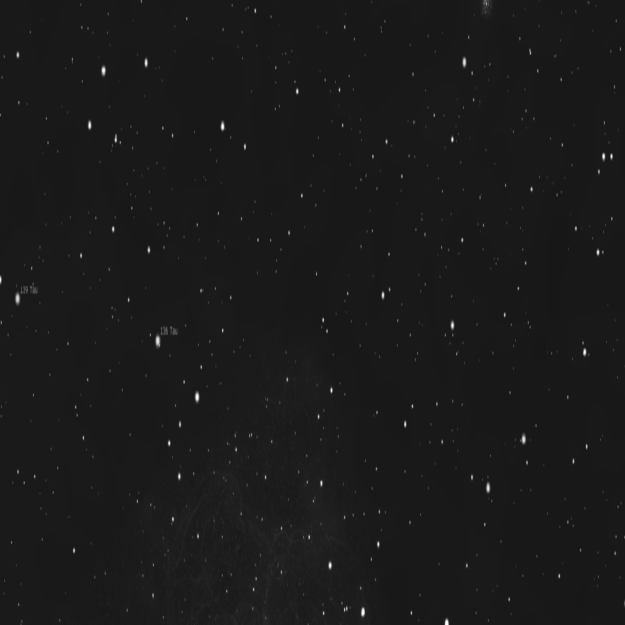
#> input picture Meddled/dataset01238.png, 1250 x 1250 px (shown at 1/2 size); its folder holds 4 pictures in this run
$ python preprocessor.py   (older library calls are emulated)
#> lines starting #> are read from the running program, lines starting #| are printed output that depends on the picture; after the words box and inside, x2 and y2 are one past the last pixel; in counts of white or black regions, pixels touching at a corner belong together; long printed decimals are rounded
#%%
import cv2
import numpy as np
import matplotlib.pyplot as plt
import os
from datetime import datetime
#%%
#PREPROCESSING THE IMAGE
print("Preprocessing Images...")
startpre = datetime.now()
for x in os.listdir("Meddled"):
	print("Preprocessing: ", x)
	image = cv2.imread("Meddled/" + x)
#> image is the input picture: shape (1250, 1250, 3); min 23, max 255, mean 26

	#  constants
	BINARY_THRESHOLD = 20
	CONNECTIVITY = 4
	DRAW_CIRCLE_RADIUS = 4

	#  convert to gray
	gray_image = cv2.cvtColor(image, cv2.COLOR_BGR2GRAY)

	#  extract edges
	binary_image = cv2.Laplacian(gray_image, cv2.CV_8UC1)
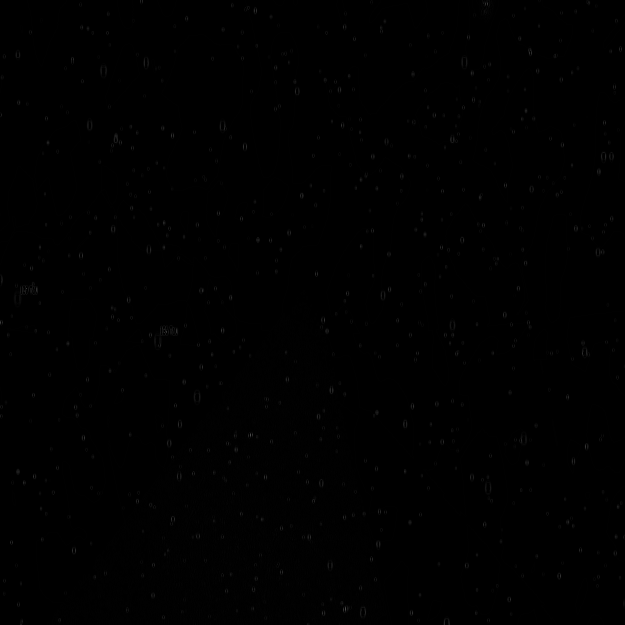
#> binary_image: shape (1250, 1250) (shown at 1/2 size); min 0, max 140, mean 0.4

	#  fill in the holes between edges with dilation
	dilated_image = cv2.dilate(binary_image, np.ones((5, 5)))

	#  threshold the black/ non-black areas
	_, thresh = cv2.threshold(dilated_image, BINARY_THRESHOLD, 255, cv2.THRESH_BINARY)
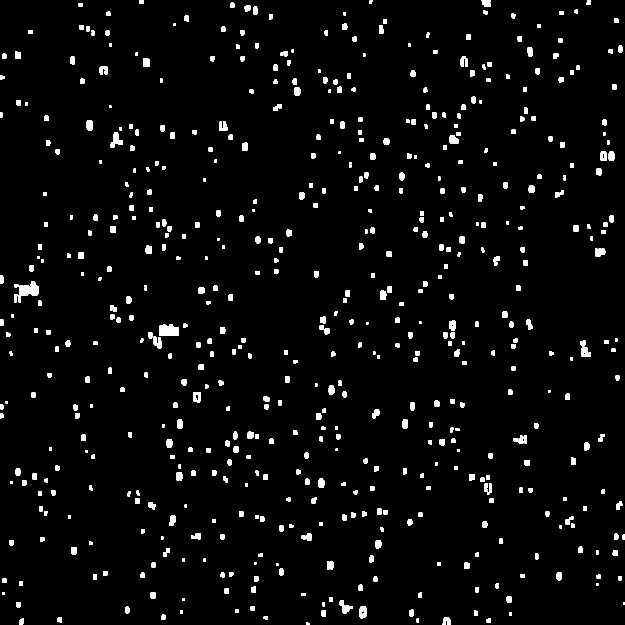
#> thresh: shape (1250, 1250) (shown at 1/2 size); 3.4% white; 584 white regions, largest, box (x1, y1, x2, y2) and area: (37, 562, 78, 605) 901, (318, 649, 358, 672) 802, (221, 264, 245, 295) 400

	#  find connected components
	components = cv2.connectedComponentsWithStats(thresh, CONNECTIVITY, cv2.CV_32S)

	#  draw circles around center of components
	#see connectedComponentsWithStats function for attributes of components variable
	centers = components[3]
#> centers = 585 pairs, first value 1.94 to 1247.5, second value 3.32 to 1247.2
	for center in centers:
		cv2.circle(thresh, (int(center[0]), int(center[1])), DRAW_CIRCLE_RADIUS, (255), thickness=-1)
#> this loop made 585 passes
#> center on passes 1 to 3: [624.5, 624.4], [282.1, 3.45], [741.5, 3.32]
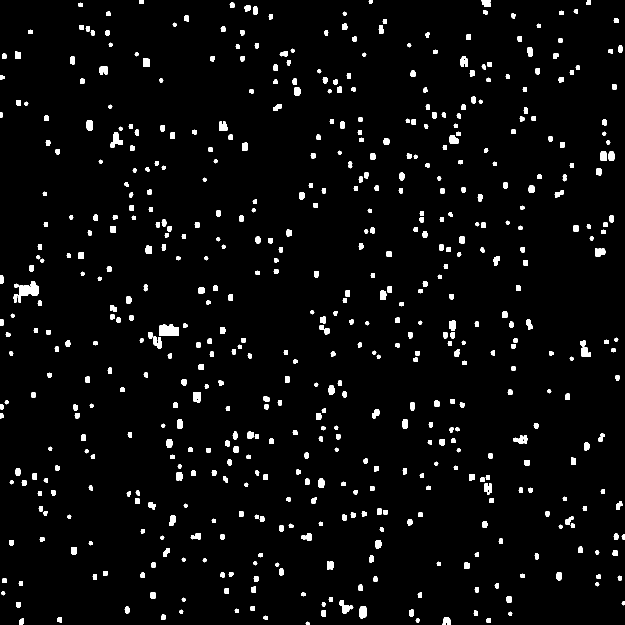
#> thresh: shape (1250, 1250) (shown at 1/2 size); 3.5% white; 577 white regions, largest, box (x1, y1, x2, y2) and area: (37, 562, 78, 605) 901, (318, 649, 358, 672) 802, (221, 264, 245, 295) 400


	cv2.imwrite("Preprocessed/res" + x, thresh)
	#cv2.imshow("result", thresh)
	cv2.waitKey(0)

	print("Finished Preprocessing: ", x)
#> pass 2 of the loop `for x in os.listdir("Meddled"):`:
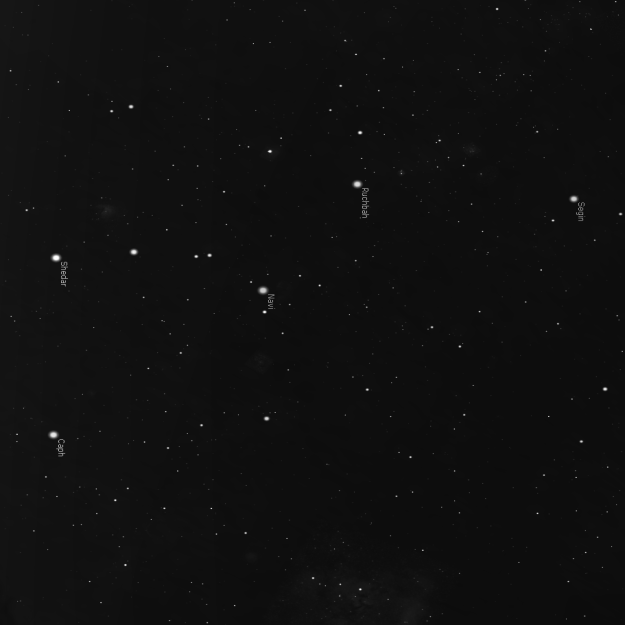
#> input picture Meddled/dataset0203.png, 1250 x 1250 px (shown at 1/2 size)
#> image is the input picture: shape (1250, 1250, 3); min 12, max 255, mean 15.6
#> `_, thresh = cv2.threshold(dilated_image, BINARY_THRESHOLD, 255, cv2.TH..`:
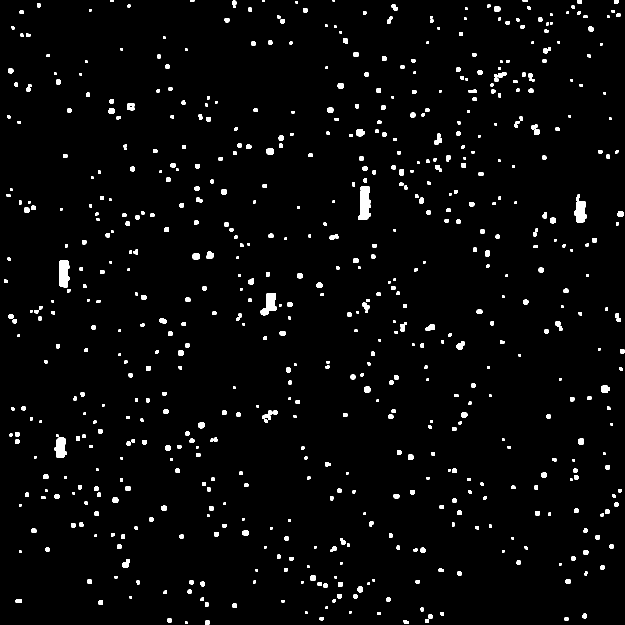
#> thresh: shape (1250, 1250) (shown at 1/2 size); 2.7% white; 648 white regions (1 under 20 px), largest, box (x1, y1, x2, y2) and area: (716, 373, 742, 440) 1237, (119, 520, 139, 576) 950, (1149, 389, 1174, 445) 884
#> centers = 649 pairs, first value 11.35 to 1244.1, second value 1 to 1245
#> the loop `for center in centers:` made 649 passes
#> center on passes 1 to 3: [624.1, 625.2], [223.8, 1.34], [384.4, 1.45]
#> after the loop `for center in centers:`:
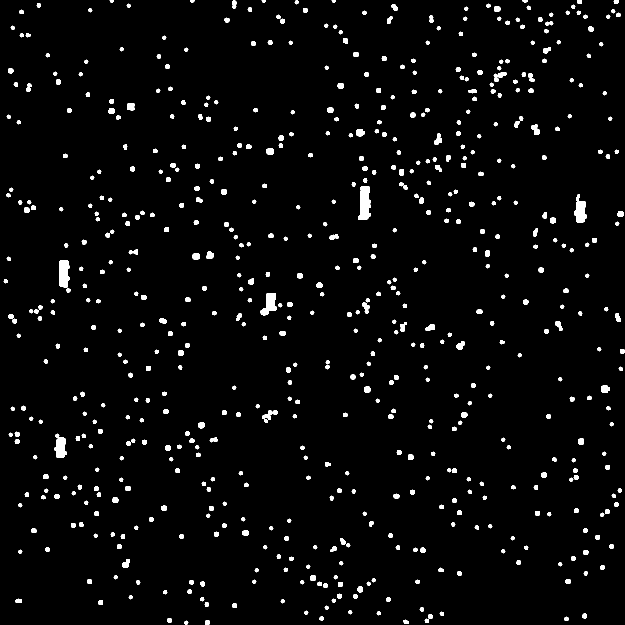
#> thresh: shape (1250, 1250) (shown at 1/2 size); 3.1% white; 639 white regions, largest, box (x1, y1, x2, y2) and area: (716, 373, 742, 440) 1237, (119, 520, 139, 576) 950, (1149, 389, 1174, 445) 884
#> pass 3 of the loop `for x in os.listdir("Meddled"):`:
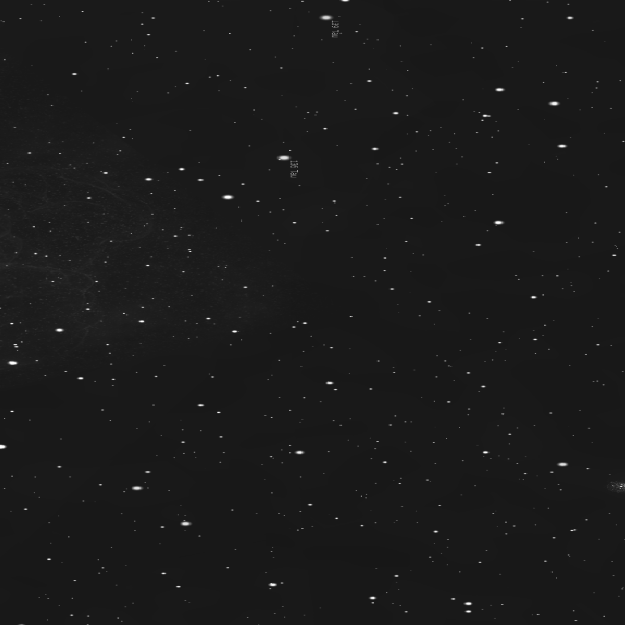
#> input picture Meddled/dataset0263.png, 1250 x 1250 px (shown at 1/2 size)
#> image is the input picture: shape (1250, 1250, 3); min 23, max 255, mean 26
#> `_, thresh = cv2.threshold(dilated_image, BINARY_THRESHOLD, 255, cv2.TH..`:
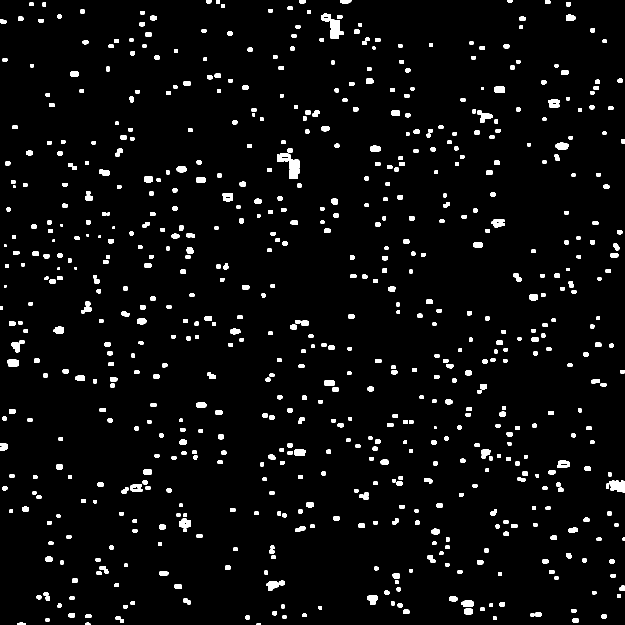
#> thresh: shape (1250, 1250) (shown at 1/2 size); 4% white; 690 white regions, largest, box (x1, y1, x2, y2) and area: (554, 307, 599, 358) 1146, (643, 26, 688, 78) 1006, (1219, 961, 1250, 985) 606
#> centers = 691 pairs, first value 2 to 1247.1, second value 1.92 to 1247.5
#> the loop `for center in centers:` made 691 passes
#> center on passes 1 to 3: [624.2, 624.2], [417.4, 2.83], [435.6, 3.09]
#> after the loop `for center in centers:`:
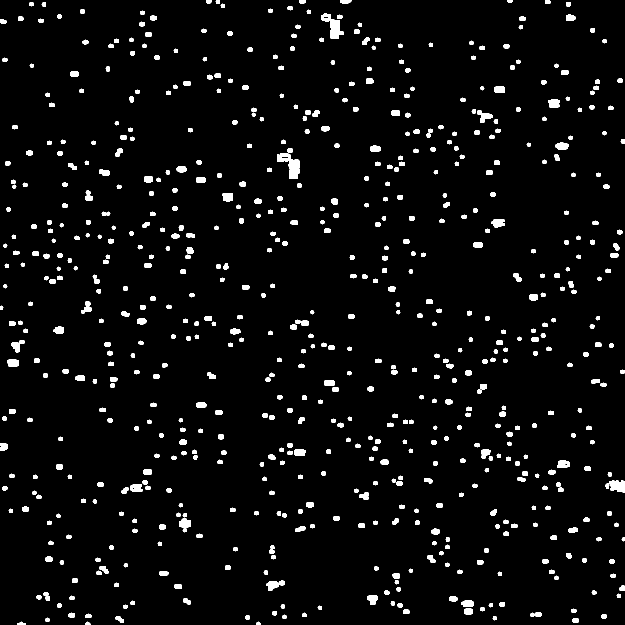
#> thresh: shape (1250, 1250) (shown at 1/2 size); 4.1% white; 686 white regions, largest, box (x1, y1, x2, y2) and area: (554, 307, 599, 358) 1152, (643, 26, 688, 78) 1006, (1219, 961, 1250, 985) 606
#> the loop made 4 passes; the first 3 are shown

endpre = datetime.now()
print("[MSG] Finished Preprocessing All Images")
print(endpre-startpre)
#| 0:00:0.7906
#%%
# [42 lines left out: function Lines, not called in this run]

#%%
#DETECTING BRIGHT PIXELS
from imutils import contours
from skimage import measure
import imutils

print("[MSG] Starting Brightest Star Detection...\n")
start = datetime.now()
#> (the run stopped early here; a loop or call above may not have finished)
